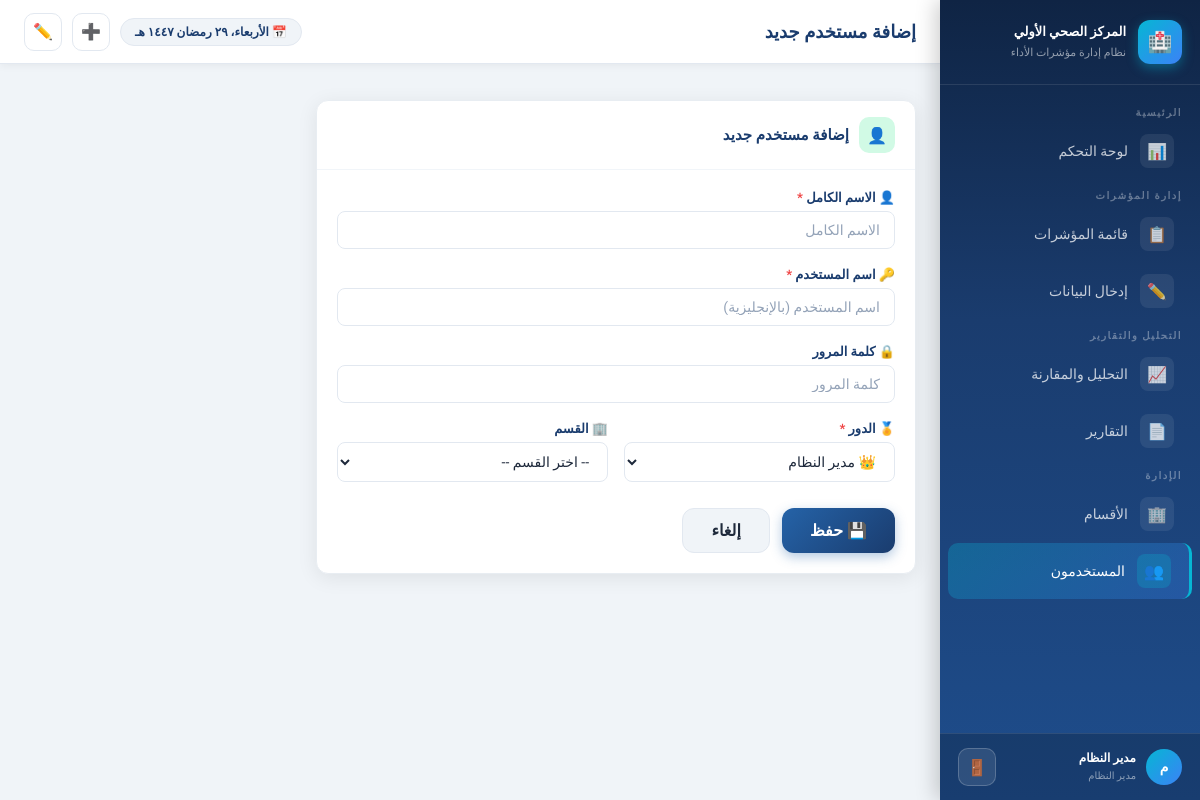
/users/add (signed in), run on the app's committed database.
### models.py (models this page shows)
class User(UserMixin, db.Model):
    __tablename__ = 'users'
    id = db.Column(db.Integer, primary_key=True)
    username = db.Column(db.String(80), unique=True, nullable=False)
    password = db.Column(db.String(200), nullable=False)
    full_name = db.Column(db.String(150), nullable=False)
    role = db.Column(db.String(50), nullable=False)  # admin, quality, head, staff
    department_id = db.Column(db.Integer, db.ForeignKey('departments.id'), nullable=True)
    is_active = db.Column(db.Boolean, default=True)
    created_at = db.Column(db.DateTime, default=datetime.utcnow)
    department = db.relationship('Department', backref='users')
    ROLES = {
        'admin': 'مدير النظام',
        'quality': 'قسم الجودة',
        'head': 'رئيس قسم',
        'staff': 'موظف إدخال بيانات'
    }
    def role_name(self):
        return self.ROLES.get(self.role, self.role)

### app.py (the view, shortened to what this page needs)
@app.route('/users/add', methods=['GET', 'POST'])
@login_required
def user_add():
    if current_user.role != 'admin':
        flash('ليس لديك صلاحية', 'danger')
        return redirect(url_for('dashboard'))
    departments = Department.query.filter_by(is_active=True).all()
    return render_template('user_form.html', user=None, departments=departments, action='add')

### app.py (called while the page is built)
@login_manager.user_loader
def load_user(user_id):
    return User.query.get(int(user_id))

### templates/user_form.html (shortened to what this page needs)
{% extends "base.html" %}
{% block page_title %}{{ 'تعديل مستخدم' if action == 'edit' else 'إضافة مستخدم جديد' }}{% endblock %}
{% block content %}
<div style="max-width:600px;" class="animate-in">
  <div class="card">
    <div class="card-header">
      <div class="card-icon" style="background:#d1fae5;color:#065f46;">👤</div>
      <h5>{{ 'تعديل بيانات المستخدم' if action == 'edit' else 'إضافة مستخدم جديد' }}</h5>
    </div>
    <div class="card-body">
      <form method="POST" action="{{ url_for('user_edit', user_id=user.id) if action == 'edit' else url_for('user_add') }}">
        <div class="form-group">
          <label class="form-label">👤 الاسم الكامل <span style="color:#ef4444;">*</span></label>
          <input type="text" name="full_name" class="form-control" required value="{{ user.full_name if user else '' }}" placeholder="الاسم الكامل">
        </div>
        {% if action == 'add' %}
        <div class="form-group">
          <label class="form-label">🔑 اسم المستخدم <span style="color:#ef4444;">*</span></label>
          <input type="text" name="username" class="form-control" required placeholder="اسم المستخدم (بالإنجليزية)">
        </div>
        {% endif %}
        <div class="form-group">
          <label class="form-label">🔒 كلمة المرور {{ '(اتركها فارغة للإبقاء على الحالية)' if action == 'edit' else '' }}</label>
          <input type="password" name="password" class="form-control" {{ 'required' if action == 'add' }} placeholder="كلمة المرور">
        </div>
        <div class="grid-2">
          <div class="form-group">
            <label class="form-label">🏅 الدور <span style="color:#ef4444;">*</span></label>
            <select name="role" class="form-select" required>
              <option value="admin" {{ 'selected' if user and user.role == 'admin' }}>👑 مدير النظام</option>
            </select>
          </div>
          <div class="form-group">
            <label class="form-label">🏢 القسم</label>
            <select name="department_id" class="form-select">
              <option value="">-- اختر القسم --</option>
            </select>
          </div>
        </div>
        <div style="display:flex;gap:12px;margin-top:8px;">
          <button type="submit" class="btn btn-primary btn-lg">💾 حفظ</button>
          <a href="{{ url_for('user_list') }}" class="btn btn-light btn-lg">إلغاء</a>
        </div>
      </form>
    </div>
  </div>
</div>
{% endblock %}

### templates/base.html (shortened to what this page needs)
<!DOCTYPE html>
<html lang="ar" dir="rtl">
<head>
  <link rel="stylesheet" href="{{ url_for('static', filename='css/style.css') }}">
</head>
<body>
<aside class="sidebar" id="sidebar">
  <div class="sidebar-brand">
    <div class="brand-icon">🏥</div>
    <div class="brand-text">
      <h5>المركز الصحي الأولي</h5>
      <small>نظام إدارة مؤشرات الأداء</small>
    </div>
  </div>
  <nav class="sidebar-nav">
    <div class="nav-section-title">الرئيسية</div>
    <a href="{{ url_for('dashboard') }}" class="{{ 'active' if request.endpoint == 'dashboard' }}">
      <span class="nav-icon">📊</span>
      <span>لوحة التحكم</span>
    </a>
    <div class="nav-section-title">إدارة المؤشرات</div>
    <a href="{{ url_for('kpi_list') }}" class="{{ 'active' if request.endpoint in ['kpi_list','kpi_add','kpi_edit','kpi_detail'] }}">
      <span class="nav-icon">📋</span>
      <span>قائمة المؤشرات</span>
    </a>
    <a href="{{ url_for('data_entry') }}" class="{{ 'active' if request.endpoint == 'data_entry' }}">
      <span class="nav-icon">✏️</span>
      <span>إدخال البيانات</span>
    </a>
    <div class="nav-section-title">التحليل والتقارير</div>
    <a href="{{ url_for('analysis') }}" class="{{ 'active' if request.endpoint == 'analysis' }}">
      <span class="nav-icon">📈</span>
      <span>التحليل والمقارنة</span>
    </a>
    <a href="{{ url_for('reports') }}" class="{{ 'active' if request.endpoint == 'reports' }}">
      <span class="nav-icon">📄</span>
      <span>التقارير</span>
    </a>
    {% if current_user.role in ['admin', 'quality'] %}
    <div class="nav-section-title">الإدارة</div>
    <a href="{{ url_for('dept_list') }}" class="{{ 'active' if request.endpoint in ['dept_list'] }}">
      <span class="nav-icon">🏢</span>
      <span>الأقسام</span>
    </a>
    {% endif %}
    {% if current_user.role == 'admin' %}
    <a href="{{ url_for('user_list') }}" class="{{ 'active' if request.endpoint in ['user_list','user_add','user_edit'] }}">
      <span class="nav-icon">👥</span>
      <span>المستخدمون</span>
    </a>
    {% endif %}
  </nav>
  <div class="sidebar-user">
    <div class="user-avatar">{{ current_user.full_name[0] if current_user.full_name else 'م' }}</div>
    <div class="user-info">
      <strong>{{ current_user.full_name }}</strong>
      <small>{{ current_user.role_name() }}</small>
    </div>
    <a href="{{ url_for('logout') }}" class="header-btn" data-tooltip="تسجيل الخروج" style="margin-right:auto;background:rgba(255,255,255,0.1);border-color:rgba(255,255,255,0.2);color:#fff;">🚪</a>
  </div>
</aside>
<div class="main-content">
  <header class="top-header">
    <div class="page-title">{% block page_title %}{% endblock %}</div>
    <div class="header-actions">
      <span class="date-badge" id="currentDate">📅 جاري التحميل...</span>
      {% if current_user.role in ['admin','quality'] %}
      <a href="{{ url_for('kpi_add') }}" class="header-btn" data-tooltip="إضافة مؤشر جديد">➕</a>
      {% endif %}
      <a href="{{ url_for('data_entry') }}" class="header-btn" data-tooltip="إدخال بيانات">✏️</a>
    </div>
  </header>
  <div class="page-content">
    {% block content %}{% endblock %}
  </div>
</div>
</body>
</html>

### data on the page
User: full_name "م", full_name "مدير النظام", role_name "مدير النظام"

### other printed values
{{ 'تعديل مستخدم' if action == 'edit' else 'إضافة مستخدم جديد' }} "إضافة مستخدم جديد"
{{ 'تعديل بيانات المستخدم' if action == 'edit' else 'إضافة مستخدم جديد' }} "إضافة مستخدم جديد"
